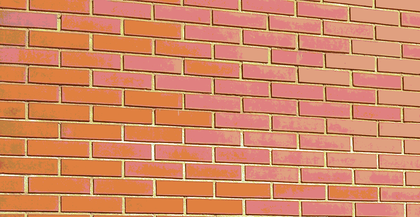
%> input picture Aula 11/Parede_8bit.bmp, 420 x 217 px, shrunk from 1391 x 720 before the run
$ octave test.m   (GNU Octave 9; MATLAB toolbox functions it lacks are replaced by stand-ins)
%> lines starting %> are read from the running program, lines starting %| are printed output that depends on the picture
### Aula 11/Save8bitImage.m
function Save8bitImage(Filename,Image)
fid = fopen(Filename, 'wb');
[N,M] = size(Image);
fwrite(fid,uint16(N),"uint16");
fwrite(fid,uint16(M),"uint16");
fwrite(fid,Image,"uint8");
fclose(fid);
end

### Aula 11/EncodeImage_RLE.m
function Stream = EncodeImage_RLE(Image)
[N,M] = size(Image);
Stream = [];

ImageOne = [];
count = 1;
for n = 1:N
    for m = 1:M
        ImageOne(count) = uint8(Image(n,m));
        count = count + 1;
    end
end

count = 1;
symbol = uint8(Image(1));

for i = 2:N*M
    if ImageOne(i) == ImageOne(i-1)
        count = count + 1;
    else
        Stream = [Stream;symbol;uint8(count)];
        symbol = uint8(ImageOne(i));
        count = 1;
    end
end

Stream = [Stream;symbol;uint8(count)];
end

### Aula 11/Save8bitStream.m
function Save8bitStream(Filename,N,M,Stream)
fid = fopen(Filename, 'wb');

fwrite(fid,uint16(N),"uint16");
fwrite(fid,uint16(M),"uint16");

for i = 1:length(Stream)
    fwrite(fid,Stream(i),"uint8");
end

fclose(fid);
end

### Aula 11/DecodeImage_RLE.m
function Image = DecodeImage_RLE(N,M,Stream)
Image = uint8(zeros(N,M));

n = 1; m = 1;
for i = 2:2:length(Stream) % Percorre todos os números de ocorrências
    for j = 1:Stream(i) % Novo loop que corre tantas vezes quanto o número de ocorrências iterado
        Image(n,m) = Stream(i-1); % O respetivo símbolo encontra-se na posição anterior
        m = m + 1; % Percorrer para a casa seguinte
        if (m > M) % Se o número de coluna no contador for superior ao número de colunas da matriz
            n = n + 1; % Avançar para a linha seguinte
            m = 1; % Resetar o contador para a primeira coluna da linha
        end
    end
end
end

### Aula 11/Load8bitImage.m
function [N,M,Im] = Load8bitImage(Filename)
fid = fopen(Filename);
N = fread(fid,1,'uint16');
M = fread(fid,1,'uint16');
Im = uint8(fread(fid,[N,M],"uint8"));
fclose(fid);
end

### Aula 11/Load8bitStream.m
function [N,M,Stream] = Load8bitStream(Filename)
fid = fopen(Filename);
N = fread(fid,1,'uint16');
M = fread(fid,1,'uint16');
Stream = uint8(fread(fid,"uint8"));
fclose(fid);
end

### Aula 11/test.m
clear
close all
clc

% Exercício 1
[Image,ColorMap] = imread("Parede_8bit.bmp");
%> Image is the input picture: size 217x420x3 uint8; mean R, G, B 212.3, 136.6, 100.6
%> ColorMap = []
figure(1)
imshow(Image,ColorMap);
title('Imagem original')
pause(0.5)

% Exercício 2
Save8bitImage('ex2Image',Image)

% Exercício 3
[N,M,Im] = Load8bitImage('ex2Image');
figure(2)
imshow(Im,ColorMap);
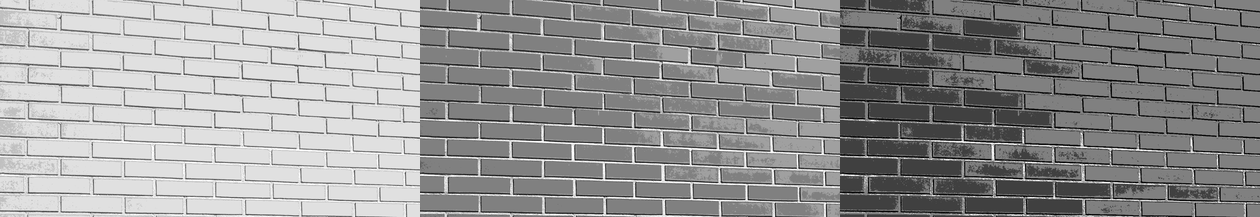
%> displayed picture: size 217x1260, on the screen's scale of 0 to 255; min 0, max 255, mean 149.8
title('Imagem do exercício 3')
pause(0.5)

% Exercicio 4
Stream = EncodeImage_RLE(Image);
%> after the loop in EncodeImage_RLE, `for n = 1:N`: count = 273421
%> in EncodeImage_RLE, `symbol = uint8(Image(1));`: symbol = 222
%> the loop in EncodeImage_RLE, `for i = 2:N*M` made 273419 passes
%> (Stream, symbol) on passes 1, 2, 3, 9, 10, 11, 12: ([222; 1], 221), ([222; 1; 221; 1], 216), ([222; 1; 221; 1; 216; 1], 224), ([222; 1; 221; 1; 216; 1; 224; 6], 223), ([222; 1; 221; 1; 216; 1; 224; 6; 223; 1], 224), ([222; 1; 221; 1; 216; 1; 224; 6; 223; 1; 224; 1], 223), ([222; 1; 221; 1; 216; 1; 224; 6; 223; 1; 224; 1; 223; 1], 222)
%> symbol on passes 13, 14, 15, 17, 18, 19: 209, 206, 220, 213, 216, 226
%> after the loop in EncodeImage_RLE, `for i = 2:N*M`: count = 9; symbol = 128

% Exercicio 5
Save8bitStream('ex5Stream',N,M,Stream);

% Exercicio 6
[N,M,Stream6] = Load8bitStream('ex5Stream');

% Exercicio 7
Image7 = DecodeImage_RLE(N,M,Stream);
%> after the loop in DecodeImage_RLE, `for i = 2:2:length(Stream)`: m = 1; n = 218
figure(3)
imshow(Image7,ColorMap);
title('Imagem do exercício 7')
